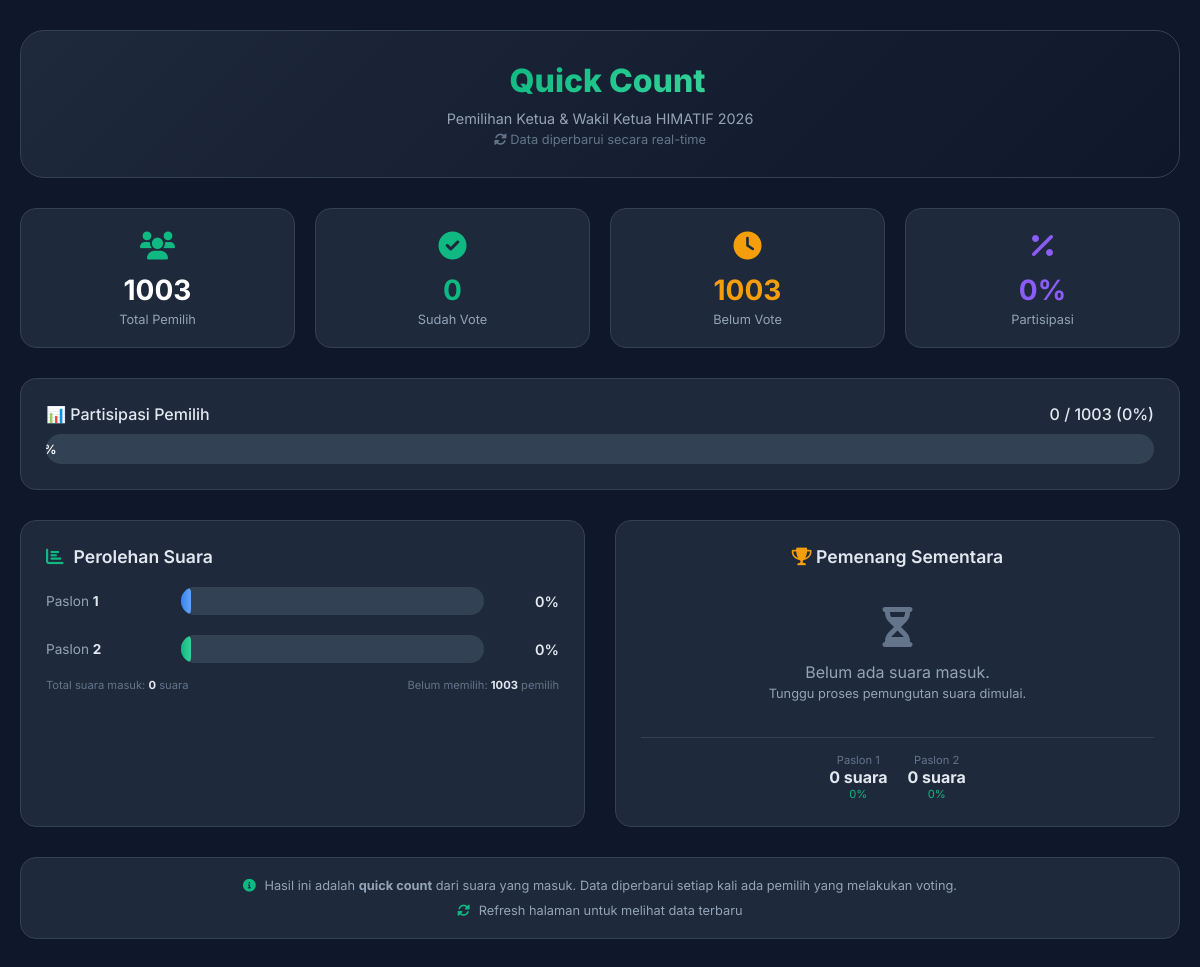
The page / on the database its author committed.
### tables this page shows
CREATE TABLE `kandidat` (
  `id` int(11) NOT NULL,
  `nomor_urut` int(2) NOT NULL,
  `nama_ketua` varchar(100) NOT NULL,
  `nama_wakil` varchar(100) NOT NULL,
  `visi` text DEFAULT NULL,
  `misi` text DEFAULT NULL,
  `foto` varchar(255) DEFAULT NULL
);

### index.php (the view, shortened to what this page needs)
<?php
require_once 'config/db.php';
$query = "
    SELECT
        k.id,
        k.nomor_urut,
        k.nama_ketua,
        k.nama_wakil,
        COUNT(p.pilihan_id) as total_suara
    FROM kandidat k
    LEFT JOIN pemilih p ON k.id = p.pilihan_id AND p.status_vote = 1
    GROUP BY k.id
    ORDER BY k.nomor_urut
";
$kandidat = $pdo->query($query)->fetchAll();
$totalSuara = $pdo->query("SELECT COUNT(*) FROM pemilih WHERE status_vote = 1")->fetchColumn();
$totalPemilih = $pdo->query("SELECT COUNT(*) FROM pemilih")->fetchColumn();
$belumVote = $totalPemilih - $totalSuara;
$pemenang = null;
$persentaseSuara = $totalPemilih > 0 ? round(($totalSuara / $totalPemilih) * 100, 1) : 0;
?>
<!DOCTYPE html>
<html lang="id">
<head>
    <link rel="stylesheet" href="https://cdnjs.cloudflare.com/ajax/libs/font-awesome/6.0.0-beta3/css/all.min.css">
</head>
<body>
    <div class="container">
        <div class="header">
            <div class="logo">
                <h1>Quick Count</h1>
            </div>
            <p>Pemilihan Ketua & Wakil Ketua HIMATIF <?php echo date('Y'); ?></p>
            <p style="font-size: 0.8rem; color: #64748b; margin-top: 5px;">
                <i class="fas fa-sync-alt"></i> Data diperbarui secara real-time
            </p>
        </div>
        <div class="stats-grid">
            <div class="stat-card">
                <div class="icon"><i class="fas fa-users"></i></div>
                <div class="number"><?php echo $totalPemilih; ?></div>
                <div class="label">Total Pemilih</div>
            </div>
            <div class="stat-card">
                <div class="icon"><i class="fas fa-check-circle" style="color:#10b981;"></i></div>
                <div class="number" style="color:#10b981;"><?php echo $totalSuara; ?></div>
                <div class="label">Sudah Vote</div>
            </div>
            <div class="stat-card">
                <div class="icon"><i class="fas fa-clock" style="color:#f59e0b;"></i></div>
                <div class="number" style="color:#f59e0b;"><?php echo $belumVote; ?></div>
                <div class="label">Belum Vote</div>
            </div>
            <div class="stat-card">
                <div class="icon"><i class="fas fa-percent" style="color:#8b5cf6;"></i></div>
                <div class="number" style="color:#8b5cf6;"><?php echo $persentaseSuara; ?>%</div>
                <div class="label">Partisipasi</div>
            </div>
        </div>
        <div class="progress-card">
            <div class="progress-header">
                <span>📊 Partisipasi Pemilih</span>
                <span><?php echo $totalSuara; ?> / <?php echo $totalPemilih; ?> (<?php echo $persentaseSuara; ?>%)</span>
            </div>
            <div class="progress-bar">
                <div class="progress-fill" style="width: <?php echo $persentaseSuara; ?>%;">
                    <?php echo $persentaseSuara; ?>%
                </div>
            </div>
        </div>
        <div class="main-content">
            <div class="chart-card">
                <div class="card-title">
                    <i class="fas fa-chart-bar"></i> Perolehan Suara
                </div>
                <div class="candidate-chart">
                    <?php
                    $warna = ['blue', 'green', 'purple', 'orange', 'pink', 'cyan', 'red'];
                    $i = 0;
                    foreach($kandidat as $k):
                        $persen = $totalSuara > 0 ? round(($k['total_suara'] / $totalSuara) * 100, 1) : 0;
                    ?>
                    <div class="candidate-row">
                        <div class="candidate-label">
                            Paslon <strong><?php echo $k['nomor_urut']; ?></strong>
                        </div>
                        <div class="candidate-bar-wrapper">
                            <div class="candidate-bar-bg">
                                <div class="candidate-bar-fill <?php echo $warna[$i % count($warna)]; ?>"
                                     style="width: <?php echo $persen; ?>%;">
                                </div>
                            </div>
                        </div>
                        <div class="candidate-percent">
                            <?php echo $persen; ?>%
                        </div>
                    </div>
                    <?php
                    $i++;
                    endforeach;
                    ?>
                </div>
                <div style="margin-top: 15px; display: flex; justify-content: space-between; color: #64748b; font-size: 0.7rem;">
                    <span>Total suara masuk: <strong style="color:#e2e8f0;"><?php echo $totalSuara; ?></strong> suara</span>
                    <span>Belum memilih: <strong style="color:#e2e8f0;"><?php echo $belumVote; ?></strong> pemilih</span>
                </div>
            </div>
            <div class="winner-card">
                <div class="card-title">
                    <i class="fas fa-trophy"></i> Pemenang Sementara
                </div>
                <?php if($totalSuara > 0 && $pemenang): ?>
                <div class="winner-display">
                    <div class="trophy">🏆</div>
                    <div class="winner-name">
                        <?php echo htmlspecialchars($pemenang['nama_ketua']); ?> & <?php echo htmlspecialchars($pemenang['nama_wakil']); ?>
                    </div>
                    <div class="winner-votes">
                        <?php echo $pemenang['total_suara']; ?> suara
                    </div>
                    <div class="winner-percent">
                        <?php echo $totalSuara > 0 ? round(($pemenang['total_suara'] / $totalSuara) * 100, 1) : 0; ?>% dari total suara
                    </div>
                </div>
                <?php else: ?>
                <div class="no-winner">
                    <i class="fas fa-hourglass-half" style="font-size: 40px; color: #64748b; display: block; margin-bottom: 15px;"></i>
                    Belum ada suara masuk.<br>
                    <span style="font-size: 0.8rem;">Tunggu proses pemungutan suara dimulai.</span>
                </div>
                <?php endif; ?>
                <div style="margin-top: 15px; padding-top: 15px; border-top: 1px solid #334155;">
                    <div style="display: flex; justify-content: center; gap: 20px; flex-wrap: wrap;">
                        <?php foreach($kandidat as $k): ?>
                            <?php $persen = $totalSuara > 0 ? round(($k['total_suara'] / $totalSuara) * 100, 1) : 0; ?>
                            <div style="text-align: center;">
                                <div style="font-size: 0.7rem; color: #64748b;">Paslon <?php echo $k['nomor_urut']; ?></div>
                                <div style="font-weight: 700; color: #e2e8f0;"><?php echo $k['total_suara']; ?> suara</div>
                                <div style="font-size: 0.7rem; color: #10b981;"><?php echo $persen; ?>%</div>
                            </div>
                        <?php endforeach; ?>
                    </div>
                </div>
            </div>
        </div>
        <div class="info-note">
            <p>
                <i class="fas fa-info-circle"></i>
                Hasil ini adalah <strong>quick count</strong> dari suara yang masuk. Data diperbarui setiap kali ada pemilih yang melakukan voting.
            </p>
            <p class="refresh-note">
                <i class="fas fa-sync-alt"></i> Refresh halaman untuk melihat data terbaru
            </p>
        </div>
    </div>
</body>
</html>

### index.php (style rules this page uses)
* { margin: 0; padding: 0; box-sizing: border-box; }
body { font-family: 'Inter', sans-serif; background: #0f172a; min-height: 100vh; padding: 30px 20px; }
.container { max-width: 1200px; margin: 0 auto; }
.header { background: linear-gradient(135deg, #1e293b 0%, #0f172a 100%); border: 1px solid #334155; border-radius: 24px; padding: 30px; margin-bottom: 30px; text-align: center; }
.header .logo { display: flex; align-items: center; justify-content: center; gap: 15px; margin-bottom: 10px; }
.header h1 { background: linear-gradient(135deg, #10b981 0%, #34d399 100%); -webkit-background-clip: text; -webkit-text-fill-color: transparent; background-clip: text; font-size: 2rem; font-weight: 800; }
.header p { color: #94a3b8; font-size: 0.9rem; }
.stats-grid { display: grid; grid-template-columns: repeat(auto-fit, minmax(200px, 1fr)); gap: 20px; margin-bottom: 30px; }
.stat-card { background: #1e293b; border: 1px solid #334155; border-radius: 16px; padding: 20px; text-align: center; transition: all 0.3s; }
.stat-card .icon { font-size: 28px; color: #10b981; margin-bottom: 10px; }
.stat-card .number { font-size: 28px; font-weight: 700; color: #ffffff; }
.stat-card .label { color: #94a3b8; font-size: 0.8rem; margin-top: 5px; }
.progress-card { background: #1e293b; border: 1px solid #334155; border-radius: 16px; padding: 25px; margin-bottom: 30px; }
.progress-card .progress-header { display: flex; justify-content: space-between; color: #e2e8f0; font-weight: 500; margin-bottom: 10px; }
.progress-bar { background: #334155; border-radius: 30px; overflow: hidden; height: 30px; }
.progress-fill { background: linear-gradient(90deg, #10b981 0%, #34d399 100%); height: 100%; border-radius: 30px; display: flex; align-items: center; justify-content: center; color: white; font-weight: 600; font-size: 0.8rem; transition: width 0.8s ease; }
.main-content { display: grid; grid-template-columns: 1fr 1fr; gap: 30px; }
.chart-card { background: #1e293b; border: 1px solid #334155; border-radius: 16px; padding: 25px; }
.chart-card .card-title { color: #e2e8f0; font-weight: 600; font-size: 1.1rem; margin-bottom: 20px; display: flex; align-items: center; gap: 10px; }
.chart-card .card-title i { color: #10b981; }
.candidate-chart { display: flex; flex-direction: column; gap: 20px; }
.candidate-row { display: flex; align-items: center; gap: 15px; }
.candidate-label { min-width: 120px; color: #94a3b8; font-size: 0.85rem; }
.candidate-label strong { color: #e2e8f0; }
.candidate-bar-wrapper { flex: 1; position: relative; }
.candidate-bar-bg { background: #334155; border-radius: 20px; height: 28px; overflow: hidden; position: relative; }
.candidate-bar-fill { height: 100%; border-radius: 20px; transition: width 1s ease; display: flex; align-items: center; justify-content: flex-end; padding-right: 10px; font-size: 0.75rem; font-weight: 600; color: white; }
.candidate-bar-fill.blue { background: linear-gradient(90deg, #3b82f6, #60a5fa); }
.candidate-bar-fill.green { background: linear-gradient(90deg, #10b981, #34d399); }
.candidate-percent { min-width: 60px; color: #e2e8f0; font-weight: 600; text-align: right; font-size: 0.9rem; }
.winner-card { background: #1e293b; border: 1px solid #334155; border-radius: 16px; padding: 25px; text-align: center; }
.winner-card .card-title { color: #e2e8f0; font-weight: 600; font-size: 1.1rem; margin-bottom: 20px; }
.winner-card .card-title i { color: #f59e0b; }
.no-winner { color: #94a3b8; padding: 20px; font-size: 1rem; }
.info-note { margin-top: 30px; background: #1e293b; border: 1px solid #334155; border-radius: 16px; padding: 20px; text-align: center; }
.info-note p { color: #94a3b8; font-size: 0.8rem; }
.info-note i { color: #10b981; margin-right: 5px; }
.refresh-note { color: #64748b; font-size: 0.7rem; margin-top: 10px; }

### rows shown on the page
kandidat: nomor_urut "1", persen "0", total_suara "0"
kandidat: nomor_urut "2", persen "0", total_suara "0"

### other values the page prints
$totalPemilih "1003"
$totalSuara "0"
$belumVote "1003"
$persentaseSuara "0"
